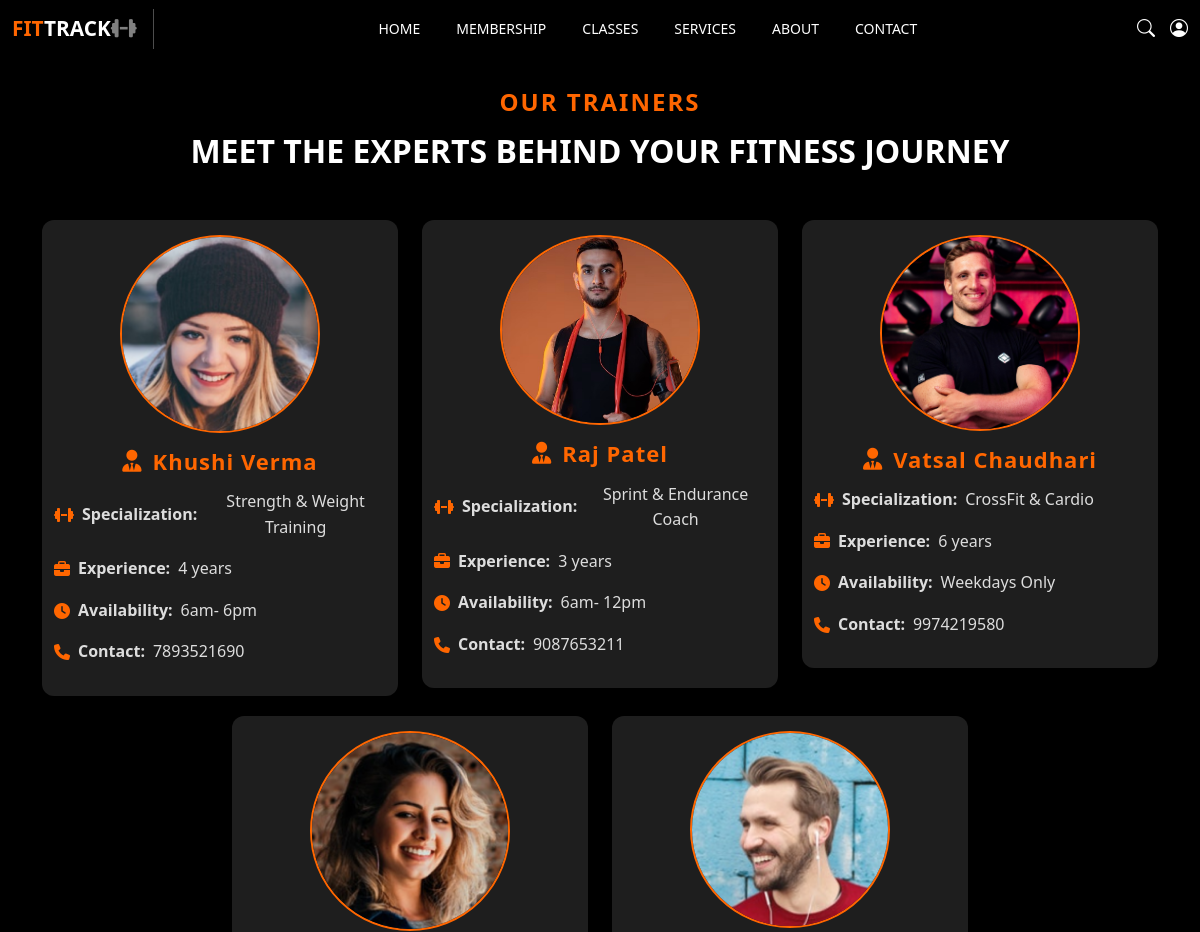
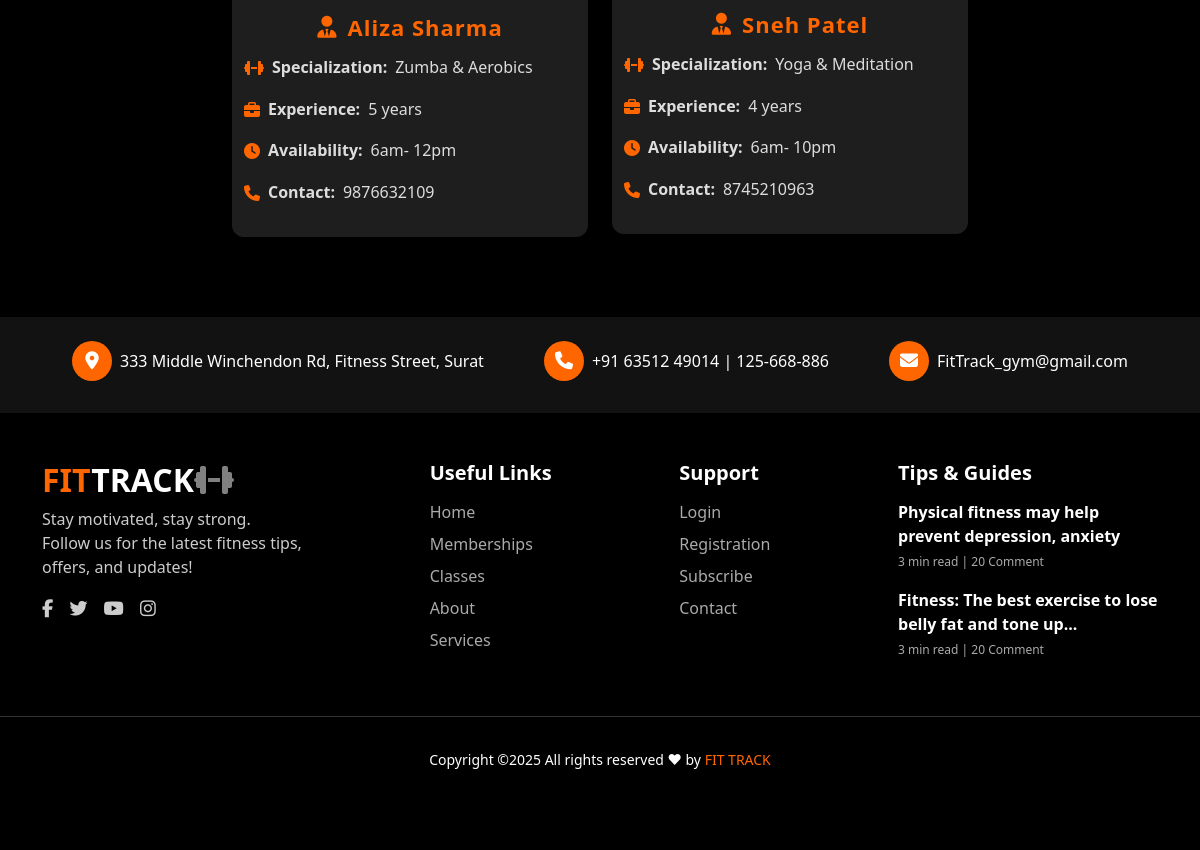
Screenshot of /user/trainer.php with the database file from the repository (2 pictures, top to bottom).
### tables this page shows
CREATE TABLE `trainers` (
  `id` int(11) NOT NULL,
  `name` varchar(100) NOT NULL,
  `specialization` varchar(100) NOT NULL,
  `experience` varchar(50) DEFAULT NULL,
  `contact` varchar(20) DEFAULT NULL,
  `email` varchar(100) DEFAULT NULL,
  `availability` varchar(100) DEFAULT NULL,
  `profile_pic` varchar(255) DEFAULT NULL,
  `status` enum('Active','Inactive') DEFAULT 'Active',
  `created_at` timestamp NOT NULL DEFAULT current_timestamp()
);

### user/trainer.php (the view, shortened to what this page needs)
<?php
include '../config.php';
$query = "SELECT * FROM trainers ORDER BY created_at DESC";
$result = mysqli_query($conn, $query);
?>
<!DOCTYPE html>
<html lang="en">
<head>
  <link href="https://cdn.jsdelivr.net/npm/bootstrap@5.3.2/dist/css/bootstrap.min.css" rel="stylesheet">
  <link rel="stylesheet" href="https://cdnjs.cloudflare.com/ajax/libs/font-awesome/6.5.0/css/all.min.css">
  <link rel="stylesheet" href="../css/trainer.css">
</head>
<body>
<?php include 'user_header.php'; ?>
<div class="trainers-section">
  <div class="container">
    <div class="text-center mb-5 mt-4">
      <span class="section-subtitle">OUR TRAINERS</span>
      <h2 class="section-title">MEET THE EXPERTS BEHIND YOUR FITNESS JOURNEY</h2>
    </div>
    <div class="row justify-content-center">
      <?php while($row = mysqli_fetch_assoc($result)) { ?>
        <div class="col-md-4">
          <div class="trainer-card">
            <img src="../uploads/<?php echo $row['profile_pic']; ?>" alt="Trainer" class="trainer-img">
            <h4><i class="fas fa-user-tie"></i> <?php echo $row['name']; ?></h4>
            <p><i class="fas fa-dumbbell"></i> <strong>Specialization:</strong> <?php echo $row['specialization']; ?></p>
            <p><i class="fas fa-briefcase"></i> <strong>Experience:</strong> <?php echo $row['experience']; ?> years</p>
            <p><i class="fas fa-clock"></i> <strong>Availability:</strong> <?php echo $row['availability']; ?></p>
            <p><i class="fas fa-phone"></i> <strong>Contact:</strong> <?php echo $row['contact']; ?></p>
          </div>
        </div>
      <?php } ?>
    </div>
  </div>
</div>
<?php include 'user_footer.php'; ?>
</body>
</html>

### css/trainer.css (style rules this page uses)
body { margin: 0; padding: 0; background-color: #000; font-family: 'Segoe UI', sans-serif; overflow-x: hidden; }
.section-subtitle { color: #ff6600; font-size: 24px; font-weight: bold; letter-spacing: 2px; }
.section-title { color: #fff; font-size: 32px; font-weight: bold; margin-top: 10px; line-height: 1.3; }
.trainers-section { background-color: #000; padding: 60px 0; }
.trainer-card { background: #1e1e1e; border-radius: 12px; padding: 15px 12px; text-align: center; transition: transform 0.3s, box-shadow 0.3s; margin-bottom: 20px; height: auto; min-height: 420px; width: 100%; }
.trainer-img { width: 200px; max-height: 200px; object-fit: cover; margin-bottom: 15px; border-radius: 50%; border: 2px solid #ff6600; }
.trainer-card h4 { color: #ff6600; margin-bottom: 15px; font-weight: bold; font-size: 22px; letter-spacing: 1px; display: flex; align-items: center; justify-content: center; gap: 10px; }
.trainer-card h4 i { color: #ff6600; font-size: 22px; }
.trainer-card p { color: #ddd; font-size: 16px; line-height: 1.6; display: flex; align-items: center; justify-content: flex-start; gap: 8px; }
.trainer-card p i { color: #ff6600; font-size: 16px; }

### user/user_header.php (style rules this page uses)
body { margin: 0; font-family: Arial, sans-serif; background-size: cover; }

### rows the page displays
trainers: profile_pic (picture), name "Khushi Verma", specialization "Strength & Weight Training", experience "4", availability "6am- 6pm", contact "7893521690"
trainers: profile_pic (picture), name "Raj Patel", specialization "Sprint & Endurance Coach", experience "3", availability "6am- 12pm", contact "9087653211"
trainers: profile_pic (picture), name "Vatsal Chaudhari", specialization "CrossFit & Cardio", experience "6", availability "Weekdays Only", contact "9974219580"
trainers: profile_pic (picture), name "Aliza Sharma", specialization "Zumba & Aerobics", experience "5", availability "6am- 12pm", contact "9876632109"
trainers: profile_pic (picture), name "Sneh Patel", specialization "Yoga & Meditation", experience "4", availability "6am- 10pm", contact "8745210963"
